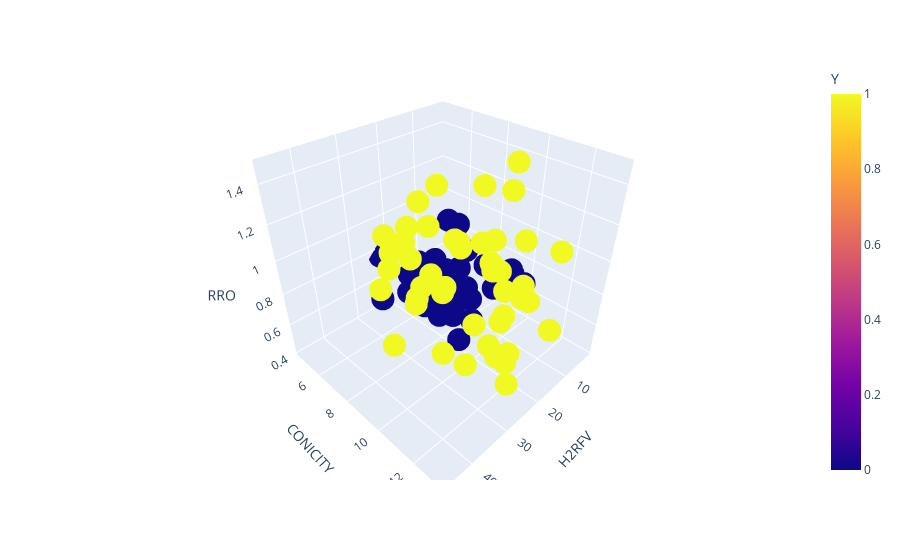

Write notebook code for a chart like this one.
### Code cell
fig = px.scatter_3d(data, x="H2RFV", y="CONICITY",z="RRO",
                    color= "Y")

fig.show()

### Figure 1 — Plotly figure (JSON) as saved in the notebook; plotly's stock layout.template omitted (floating-point values rounded to 4 significant figures)
{"data": [{"hovertemplate": "H2RFV=%{x}<br>CONICITY=%{y}<br>RRO=%{z}<br>Y=%{marker.color}<extra></extra>", "legendgroup": "", "marker": {"color": [0, 0, 0, 0, 1, 1, 0, 0, 0, 0, 0, 1, 1, 0, 1, 1, 1, 0, 1, 1, 1, 0, 0, 0, 0, 1, 1, 1, 1, 0, 1, 1, 1, 1, 1, 0, 0, 1, 1, 0, 0, 0, 0, 1, 1, 1, 1, 1, 1, 0, 0, 1, 1, 1, 1, 1, 1, 1, 0, 0, 1, 1, 1, 1, 1, 1, 1, 0, 0, 0, 1, 0, 1, 1, 0, 0, 0, 1, 0, 0, 0], "coloraxis": "coloraxis", "symbol": "circle"}, "mode": "markers", "name": "", "scene": "scene", "showlegend": false, "type": "scatter3d", "x": [23, 6, 2, 22, 35, 15, 19, 24, 20, 7, 8, 16, 30, 23, 29, 19, 23, 7, 22, 27, 17, 19, 7, 22, 3, 20, 16, 8, 21, 18, 28, 42, 23, 27, 27, 17, 14, 32, 22, 16, 25, 16, 14, 29, 31, 24, 4, 13, 46, 21, 23, 18, 15, 21, 39, 6, 30, 16, 24, 21, 10, 12, 16, 32, 23, 22, 19, 13, 13, 10, 34, 5, 30, 17, 6, 19, 11, 34, 10, 25, 7], "y": [4.5, 6.4, 8, 9.4, 12.1, 10.6, 7.2, 8.5, 7.7, 8.2, 6.8, 10.8, 6.9, 7.5, 6.8, 8.5, 7.8, 9.7, 9.3, 7.2, 9.6, 6.3, 9.8, 8.2, 9.9, 10.7, 11.2, 10.9, 6.8, 7.1, 7.8, 12.4, 6.5, 10.3, 9.4, 6.7, 8.6, 9.8, 8.1, 7.7, 7, 7.9, 7, 11.4, 8.8, 12.2, 9.9, 10.2, 10.9, 8.4, 8.3, 10.4, 12.9, 11.2, 9.2, 9.3, 13.2, 13, 4.7, 9.9, 10.8, 10.3, 11.6, 9.3, 11.2, 10.9, 11, 8.1, 7.5, 6.4, 10.9, 6.1, 8.5, 9.6, 4.5, 7.7, 5.7, 7.3, 9.5, 6.9, 7.1], "z": [0.77, 0.6, 0.5, 0.51, 0.79, 0.82, 0.84, 0.7, 0.67, 0.74, 0.51, 0.69, 0.91, 0.62, 0.99, 1.05, 1.13, 0.8, 1.11, 1.05, 1.07, 0.79, 0.78, 0.59, 0.67, 1.01, 0.46, 0.68, 1.2, 0.62, 1, 1, 1.06, 1.19, 0.89, 0.75, 0.62, 1.08, 1.35, 0.65, 0.82, 0.48, 0.67, 0.87, 0.87, 0.62, 0.96, 0.56, 1.48, 0.89, 0.65, 1.14, 0.74, 1.05, 0.73, 1.24, 0.68, 1.2, 0.49, 0.67, 0.72, 1.47, 0.93, 0.98, 0.63, 1.09, 0.47, 0.9, 0.5, 0.97, 1.11, 0.88, 0.8, 1.37, 0.42, 0.55, 0.68, 0.86, 0.81, 0.7, 0.51]}], "layout": {"coloraxis": {"colorbar": {"title": {"text": "Y"}}, "colorscale": [[0, "#0d0887"], [0.1111, "#46039f"], [0.2222, "#7201a8"], [0.3333, "#9c179e"], [0.4444, "#bd3786"], [0.5556, "#d8576b"], [0.6667, "#ed7953"], [0.7778, "#fb9f3a"], [0.8889, "#fdca26"], [1, "#f0f921"]]}, "legend": {"tracegroupgap": 0}, "margin": {"t": 60}, "scene": {"domain": {"x": [0, 1], "y": [0, 1]}, "xaxis": {"title": {"text": "H2RFV"}}, "yaxis": {"title": {"text": "CONICITY"}}, "zaxis": {"title": {"text": "RRO"}}}}}
